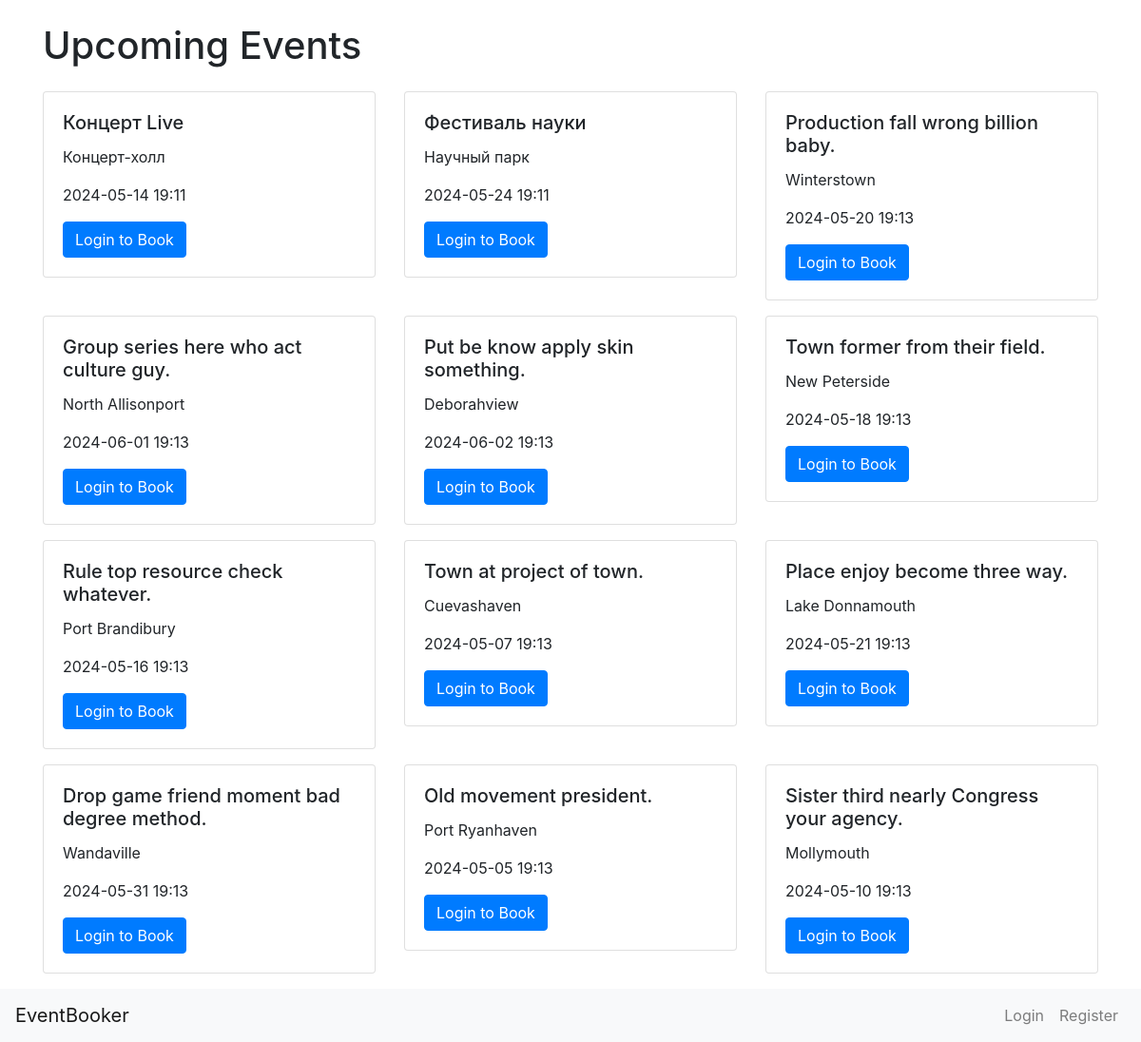
Page /home on the earlier database version.
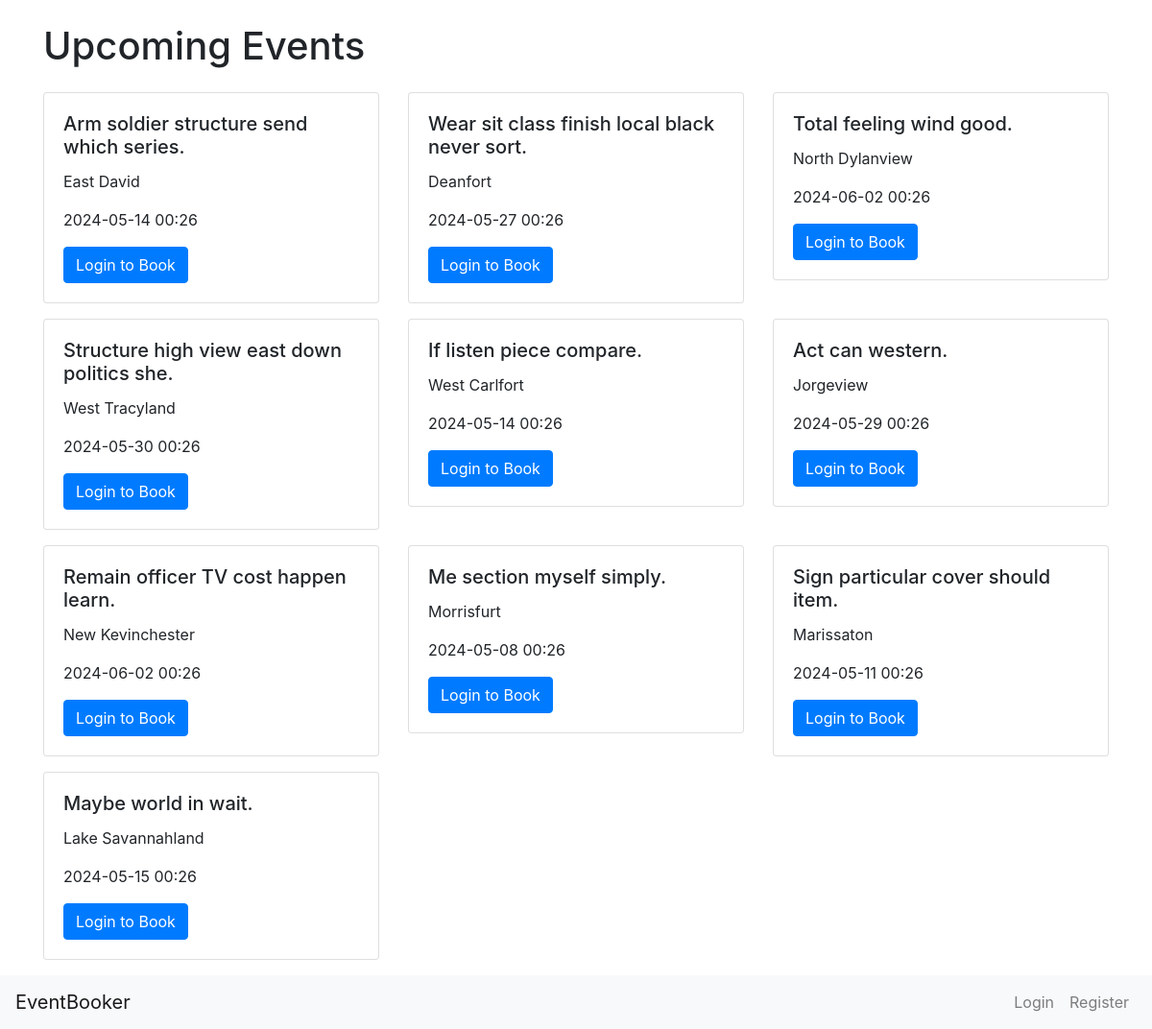
Same page on the later database version.
### app/models.py (models this page shows)
class Event(db.Model):
    id = db.Column(db.Integer, primary_key=True)
    name = db.Column(db.String(100), nullable=False)
    location = db.Column(db.String(100), nullable=False)
    date = db.Column(db.DateTime, nullable=False)
    bookings = db.relationship('Booking', backref='event', lazy=True, cascade='all, delete-orphan')

### app/routes.py (the view)
@app.route('/')
@app.route('/home')
def home():
    events = Event.query.all()
    return render_template('home.html', events=events)

### app/templates/home.html
{% extends 'base.html' %}
{% block content %}
<div class="container mt-4">
    <h1 class="mb-4">Upcoming Events</h1>
    <div class="row">
        {% for event in events %}
        <div class="col-md-4 mb-3">
            <div class="card">
                <div class="card-body">
                    <h5 class="card-title">{{ event.name }}</h5>
                    <p class="card-text">{{ event.location }}</p>
                    <p class="card-text">{{ event.date.strftime('%Y-%m-%d %H:%M') }}</p>
                    {% if current_user.is_authenticated %}
                        {% set booking = current_user.bookings|selectattr('event_id', '==', event.id)|first %}
                        {% if booking %}
                            {% if not booking.is_paid %}
                                <a href="{{ url_for('payment', booking_id=booking.id) }}" class="btn btn-success">Pay</a>
                            {% endif %}
                        {% else %}
                            <a href="{{ url_for('book', event_id=event.id) }}" class="btn btn-primary">Book Now</a>
                        {% endif %}
                    {% else %}
                        <a href="{{ url_for('login') }}" class="btn btn-primary">Login to Book</a>
                    {% endif %}
                </div>
            </div>
        </div>
        {% endfor %}
    </div>
</div>
{% endblock %}

### app/templates/base.html (shortened to what this page needs)
<!DOCTYPE html>
<html lang="en">
<head>
    <link href="https://stackpath.bootstrapcdn.com/bootstrap/4.5.2/css/bootstrap.min.css" rel="stylesheet">
</head>
<body>
    {% block content %}{% endblock %}
</body>
<nav class="navbar navbar-expand-lg navbar-light bg-light">
    <a class="navbar-brand" href="{{ url_for('home') }}">EventBooker</a>
    <div class="collapse navbar-collapse" id="navbarNav">
        <ul class="navbar-nav ml-auto">
            {% if current_user.is_authenticated %}
                <li class="nav-item">
                    <a class="nav-link" href="{{ url_for('bookings') }}">My Bookings</a>
                </li>
                <li class="nav-item">
                    <a class="nav-link" href="{{ url_for('logout') }}">Logout</a>
                </li>
                <li class="nav-item">
                    <a class="nav-link">Hello, {{ current_user.username }}</a>
                </li>
            {% else %}
                <li class="nav-item">
                    <a class="nav-link" href="{{ url_for('login') }}">Login</a>
                </li>
                <li class="nav-item">
                    <a class="nav-link" href="{{ url_for('register') }}">Register</a>
                </li>
            {% endif %}
        </ul>
    </div>
  </nav>
</html>

Differences in the rows shown:
removed Event: name "Концерт Live", location "Концерт-холл", date "2024-05-14 19:11"
removed Event: name "Фестиваль науки", location "Научный парк", date "2024-05-24 19:11"
removed Event: name "Production fall wrong billion baby.", location "Winterstown", date "2024-05-20 19:13"
removed Event: name "Group series here who act culture guy.", location "North Allisonport", date "2024-06-01 19:13"
removed Event: name "Put be know apply skin something.", location "Deborahview", date "2024-06-02 19:13"
removed Event: name "Town former from their field.", location "New Peterside", date "2024-05-18 19:13"
removed Event: name "Rule top resource check whatever.", location "Port Brandibury", date "2024-05-16 19:13"
removed Event: name "Town at project of town.", location "Cuevashaven", date "2024-05-07 19:13"
removed Event: name "Place enjoy become three way.", location "Lake Donnamouth", date "2024-05-21 19:13"
removed Event: name "Drop game friend moment bad degree method.", location "Wandaville", date "2024-05-31 19:13"
removed Event: name "Old movement president.", location "Port Ryanhaven", date "2024-05-05 19:13"
removed Event: name "Sister third nearly Congress your agency.", location "Mollymouth", date "2024-05-10 19:13"
added Event: name "Arm soldier structure send which series.", location "East David", date "2024-05-14 00:26"
added Event: name "Wear sit class finish local black never sort.", location "Deanfort", date "2024-05-27 00:26"
added Event: name "Total feeling wind good.", location "North Dylanview", date "2024-06-02 00:26"
added Event: name "Structure high view east down politics she.", location "West Tracyland", date "2024-05-30 00:26"
added Event: name "If listen piece compare.", location "West Carlfort", date "2024-05-14 00:26"
added Event: name "Act can western.", location "Jorgeview", date "2024-05-29 00:26"
added Event: name "Remain officer TV cost happen learn.", location "New Kevinchester", date "2024-06-02 00:26"
added Event: name "Me section myself simply.", location "Morrisfurt", date "2024-05-08 00:26"
added Event: name "Sign particular cover should item.", location "Marissaton", date "2024-05-11 00:26"
added Event: name "Maybe world in wait.", location "Lake Savannahland", date "2024-05-15 00:26"
